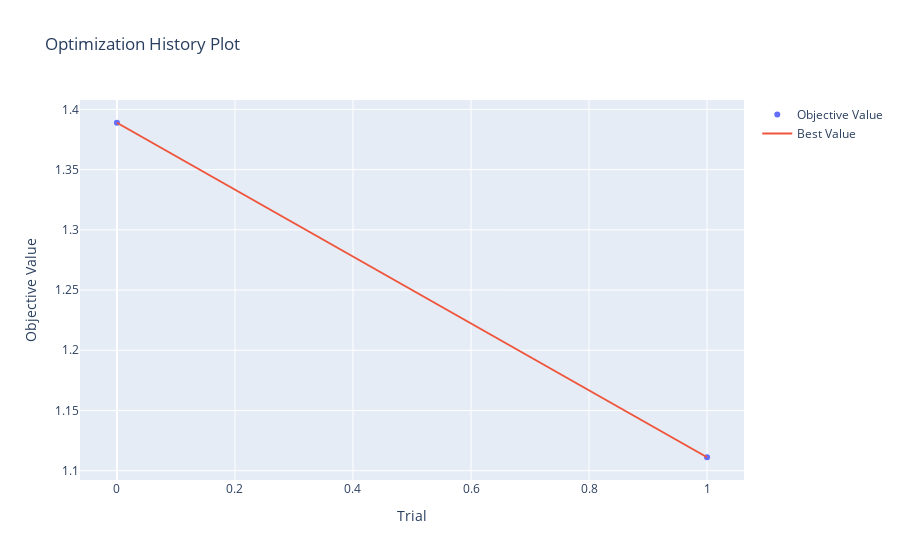
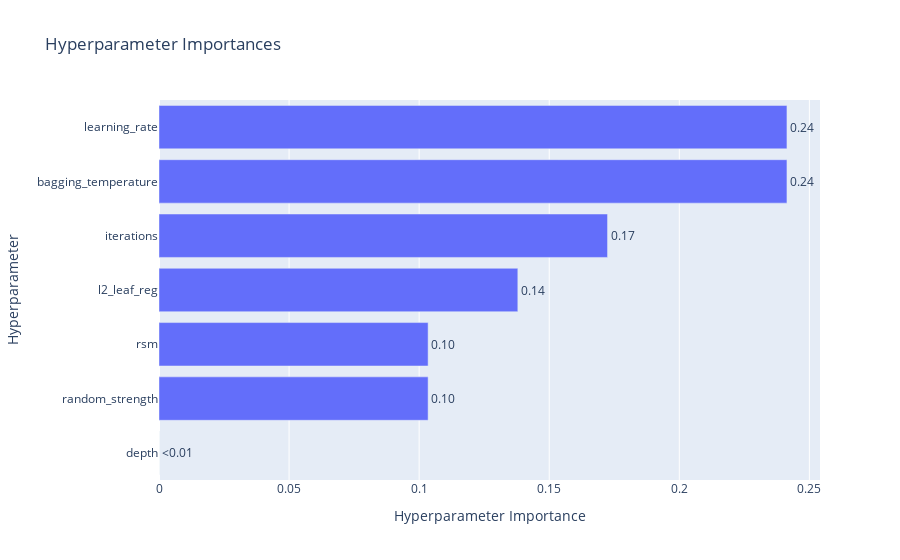
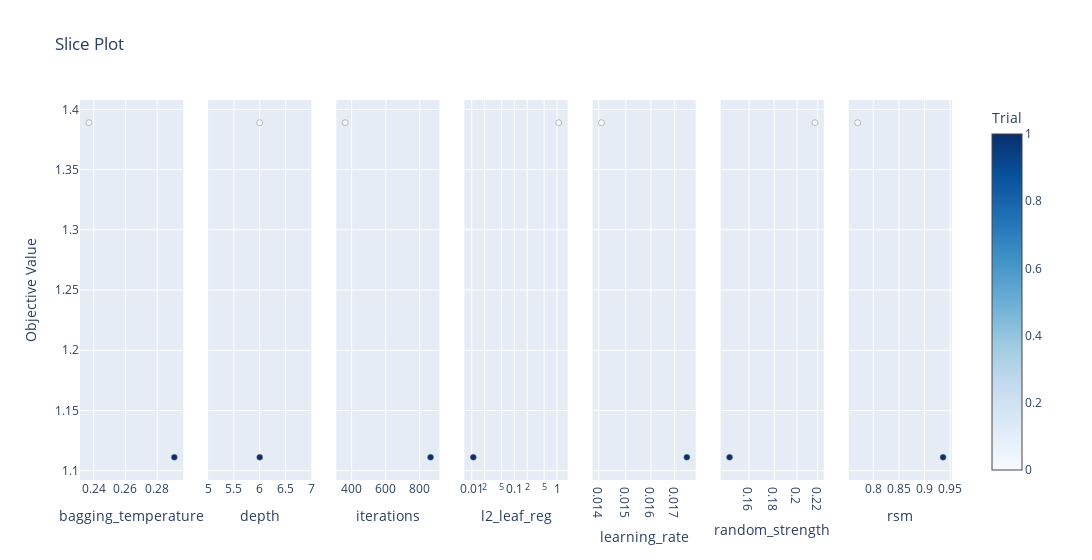
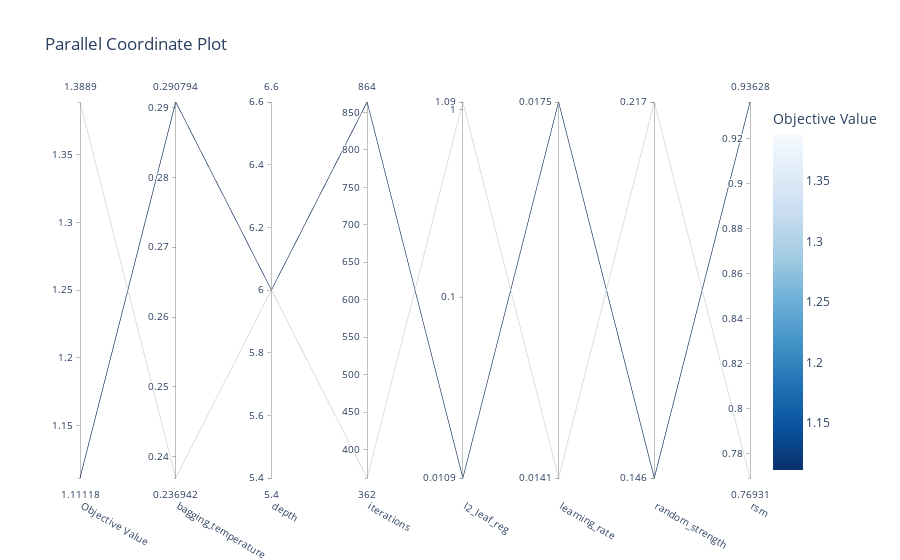

Write notebook code for charts like these, in order.
### Code cell
plot_optimization_history(study).show()
plot_param_importances(study).show()
plot_slice(study).show()
plot_parallel_coordinate(study).show()

### Figure 1 — Plotly figure (JSON) as saved in the notebook; plotly's stock layout.template omitted (floating-point values rounded to 4 significant figures)
{"data": [{"mode": "markers", "name": "Objective Value", "x": [0, 1], "y": [1.389, 1.111], "type": "scatter"}, {"mode": "lines", "name": "Best Value", "x": [0, 1], "y": [1.389, 1.111], "type": "scatter"}, {"marker": {"color": "#cccccc"}, "mode": "markers", "name": "Infeasible Trial", "showlegend": false, "x": [], "y": [], "type": "scatter"}], "layout": {"title": {"text": "Optimization History Plot"}, "xaxis": {"title": {"text": "Trial"}}, "yaxis": {"title": {"text": "Objective Value"}}}}

### Figure 2 — Plotly figure (JSON) as saved in the notebook; plotly's stock layout.template omitted (floating-point values rounded to 4 significant figures)
{"data": [{"cliponaxis": false, "hovertemplate": ["depth (IntDistribution): 0.0<extra></extra>", "random_strength (FloatDistribution): 0.10344827586206896<extra></extra>", "rsm (FloatDistribution): 0.10344827586206896<extra></extra>", "l2_leaf_reg (FloatDistribution): 0.13793103448275862<extra></extra>", "iterations (IntDistribution): 0.1724137931034483<extra></extra>", "bagging_temperature (FloatDistribution): 0.2413793103448276<extra></extra>", "learning_rate (FloatDistribution): 0.2413793103448276<extra></extra>"], "name": "Objective Value", "orientation": "h", "text": ["<0.01", "0.10", "0.10", "0.14", "0.17", "0.24", "0.24"], "textposition": "outside", "x": [0.0, 0.1034, 0.1034, 0.1379, 0.1724, 0.2414, 0.2414], "y": ["depth", "random_strength", "rsm", "l2_leaf_reg", "iterations", "bagging_temperature", "learning_rate"], "type": "bar"}], "layout": {"title": {"text": "Hyperparameter Importances"}, "xaxis": {"title": {"text": "Hyperparameter Importance"}}, "yaxis": {"title": {"text": "Hyperparameter"}}}}

### Figure 3 — Plotly figure (JSON) as saved in the notebook; plotly's stock layout.template omitted (floating-point values rounded to 4 significant figures)
{"data": [{"marker": {"color": [0, 1], "colorbar": {"title": {"text": "Trial"}, "x": 1.0, "xpad": 40}, "colorscale": [[0.0, "rgb(247,251,255)"], [0.125, "rgb(222,235,247)"], [0.25, "rgb(198,219,239)"], [0.375, "rgb(158,202,225)"], [0.5, "rgb(107,174,214)"], [0.625, "rgb(66,146,198)"], [0.75, "rgb(33,113,181)"], [0.875, "rgb(8,81,156)"], [1.0, "rgb(8,48,107)"]], "line": {"color": "Grey", "width": 0.5}, "showscale": true}, "mode": "markers", "name": "Feasible Trial", "showlegend": false, "x": [0.2369, 0.2908], "y": [1.389, 1.111], "type": "scatter", "xaxis": "x", "yaxis": "y"}, {"marker": {"color": [0, 1], "colorbar": {"title": {"text": "Trial"}, "x": 1.0, "xpad": 40}, "colorscale": [[0.0, "rgb(247,251,255)"], [0.125, "rgb(222,235,247)"], [0.25, "rgb(198,219,239)"], [0.375, "rgb(158,202,225)"], [0.5, "rgb(107,174,214)"], [0.625, "rgb(66,146,198)"], [0.75, "rgb(33,113,181)"], [0.875, "rgb(8,81,156)"], [1.0, "rgb(8,48,107)"]], "line": {"color": "Grey", "width": 0.5}, "showscale": false}, "mode": "markers", "name": "Feasible Trial", "showlegend": false, "x": [6, 6], "y": [1.389, 1.111], "type": "scatter", "xaxis": "x2", "yaxis": "y2"}, {"marker": {"color": [0, 1], "colorbar": {"title": {"text": "Trial"}, "x": 1.0, "xpad": 40}, "colorscale": [[0.0, "rgb(247,251,255)"], [0.125, "rgb(222,235,247)"], [0.25, "rgb(198,219,239)"], [0.375, "rgb(158,202,225)"], [0.5, "rgb(107,174,214)"], [0.625, "rgb(66,146,198)"], [0.75, "rgb(33,113,181)"], [0.875, "rgb(8,81,156)"], [1.0, "rgb(8,48,107)"]], "line": {"color": "Grey", "width": 0.5}, "showscale": false}, "mode": "markers", "name": "Feasible Trial", "showlegend": false, "x": [362, 864], "y": [1.389, 1.111], "type": "scatter", "xaxis": "x3", "yaxis": "y3"}, {"marker": {"color": [0, 1], "colorbar": {"title": {"text": "Trial"}, "x": 1.0, "xpad": 40}, "colorscale": [[0.0, "rgb(247,251,255)"], [0.125, "rgb(222,235,247)"], [0.25, "rgb(198,219,239)"], [0.375, "rgb(158,202,225)"], [0.5, "rgb(107,174,214)"], [0.625, "rgb(66,146,198)"], [0.75, "rgb(33,113,181)"], [0.875, "rgb(8,81,156)"], [1.0, "rgb(8,48,107)"]], "line": {"color": "Grey", "width": 0.5}, "showscale": false}, "mode": "markers", "name": "Feasible Trial", "showlegend": false, "x": [1.095, 0.0109], "y": [1.389, 1.111], "type": "scatter", "xaxis": "x4", "yaxis": "y4"}, {"marker": {"color": [0, 1], "colorbar": {"title": {"text": "Trial"}, "x": 1.0, "xpad": 40}, "colorscale": [[0.0, "rgb(247,251,255)"], [0.125, "rgb(222,235,247)"], [0.25, "rgb(198,219,239)"], [0.375, "rgb(158,202,225)"], [0.5, "rgb(107,174,214)"], [0.625, "rgb(66,146,198)"], [0.75, "rgb(33,113,181)"], [0.875, "rgb(8,81,156)"], [1.0, "rgb(8,48,107)"]], "line": {"color": "Grey", "width": 0.5}, "showscale": false}, "mode": "markers", "name": "Feasible Trial", "showlegend": false, "x": [0.0141, 0.01753], "y": [1.389, 1.111], "type": "scatter", "xaxis": "x5", "yaxis": "y5"}, {"marker": {"color": [0, 1], "colorbar": {"title": {"text": "Trial"}, "x": 1.0, "xpad": 40}, "colorscale": [[0.0, "rgb(247,251,255)"], [0.125, "rgb(222,235,247)"], [0.25, "rgb(198,219,239)"], [0.375, "rgb(158,202,225)"], [0.5, "rgb(107,174,214)"], [0.625, "rgb(66,146,198)"], [0.75, "rgb(33,113,181)"], [0.875, "rgb(8,81,156)"], [1.0, "rgb(8,48,107)"]], "line": {"color": "Grey", "width": 0.5}, "showscale": false}, "mode": "markers", "name": "Feasible Trial", "showlegend": false, "x": [0.2173, 0.1462], "y": [1.389, 1.111], "type": "scatter", "xaxis": "x6", "yaxis": "y6"}, {"marker": {"color": [0, 1], "colorbar": {"title": {"text": "Trial"}, "x": 1.0, "xpad": 40}, "colorscale": [[0.0, "rgb(247,251,255)"], [0.125, "rgb(222,235,247)"], [0.25, "rgb(198,219,239)"], [0.375, "rgb(158,202,225)"], [0.5, "rgb(107,174,214)"], [0.625, "rgb(66,146,198)"], [0.75, "rgb(33,113,181)"], [0.875, "rgb(8,81,156)"], [1.0, "rgb(8,48,107)"]], "line": {"color": "Grey", "width": 0.5}, "showscale": false}, "mode": "markers", "name": "Feasible Trial", "showlegend": false, "x": [0.7693, 0.9363], "y": [1.389, 1.111], "type": "scatter", "xaxis": "x7", "yaxis": "y7"}], "layout": {"xaxis": {"anchor": "y", "domain": [0.0, 0.1184], "title": {"text": "bagging_temperature"}}, "yaxis": {"anchor": "x", "domain": [0.0, 1.0], "title": {"text": "Objective Value"}}, "xaxis2": {"anchor": "y2", "domain": [0.1469, 0.2653], "title": {"text": "depth"}}, "yaxis2": {"anchor": "x2", "domain": [0.0, 1.0], "matches": "y", "showticklabels": false}, "xaxis3": {"anchor": "y3", "domain": [0.2939, 0.4122], "title": {"text": "iterations"}}, "yaxis3": {"anchor": "x3", "domain": [0.0, 1.0], "matches": "y", "showticklabels": false}, "xaxis4": {"anchor": "y4", "domain": [0.4408, 0.5592], "title": {"text": "l2_leaf_reg"}, "type": "log"}, "yaxis4": {"anchor": "x4", "domain": [0.0, 1.0], "matches": "y", "showticklabels": false}, "xaxis5": {"anchor": "y5", "domain": [0.5878, 0.7061], "title": {"text": "learning_rate"}, "type": "log"}, "yaxis5": {"anchor": "x5", "domain": [0.0, 1.0], "matches": "y", "showticklabels": false}, "xaxis6": {"anchor": "y6", "domain": [0.7347, 0.8531], "title": {"text": "random_strength"}, "type": "log"}, "yaxis6": {"anchor": "x6", "domain": [0.0, 1.0], "matches": "y", "showticklabels": false}, "xaxis7": {"anchor": "y7", "domain": [0.8816, 1.0], "title": {"text": "rsm"}}, "yaxis7": {"anchor": "x7", "domain": [0.0, 1.0], "matches": "y", "showticklabels": false}, "title": {"text": "Slice Plot"}, "width": 2100}}

### Figure 4 — Plotly figure (JSON) as saved in the notebook; plotly's stock layout.template omitted (floating-point values rounded to 4 significant figures)
{"data": [{"dimensions": [{"label": "Objective Value", "range": [1.111, 1.389], "values": [1.389, 1.111]}, {"label": "bagging_temperature", "range": [0.2369, 0.2908], "values": [0.2369, 0.2908]}, {"label": "depth", "range": [6, 6], "values": [6, 6]}, {"label": "iterations", "range": [362, 864], "values": [362, 864]}, {"label": "l2_leaf_reg", "range": [-1.963, 0.03941], "ticktext": ["0.0109", "0.1", "1", "1.09"], "tickvals": [-1.963, -1, 0, 0.03941], "values": [0.03941, -1.963]}, {"label": "learning_rate", "range": [-1.851, -1.756], "ticktext": ["0.0141", "0.0175"], "tickvals": [-1.851, -1.756], "values": [-1.851, -1.756]}, {"label": "random_strength", "range": [-0.8351, -0.6629], "ticktext": ["0.146", "0.217"], "tickvals": [-0.8351, -0.6629], "values": [-0.6629, -0.8351]}, {"label": "rsm", "range": [0.7693, 0.9363], "values": [0.7693, 0.9363]}], "labelangle": 30, "labelside": "bottom", "line": {"color": [1.389, 1.111], "colorbar": {"title": {"text": "Objective Value"}}, "colorscale": [[0.0, "rgb(247,251,255)"], [0.125, "rgb(222,235,247)"], [0.25, "rgb(198,219,239)"], [0.375, "rgb(158,202,225)"], [0.5, "rgb(107,174,214)"], [0.625, "rgb(66,146,198)"], [0.75, "rgb(33,113,181)"], [0.875, "rgb(8,81,156)"], [1.0, "rgb(8,48,107)"]], "reversescale": true, "showscale": true}, "type": "parcoords"}], "layout": {"title": {"text": "Parallel Coordinate Plot"}}}
